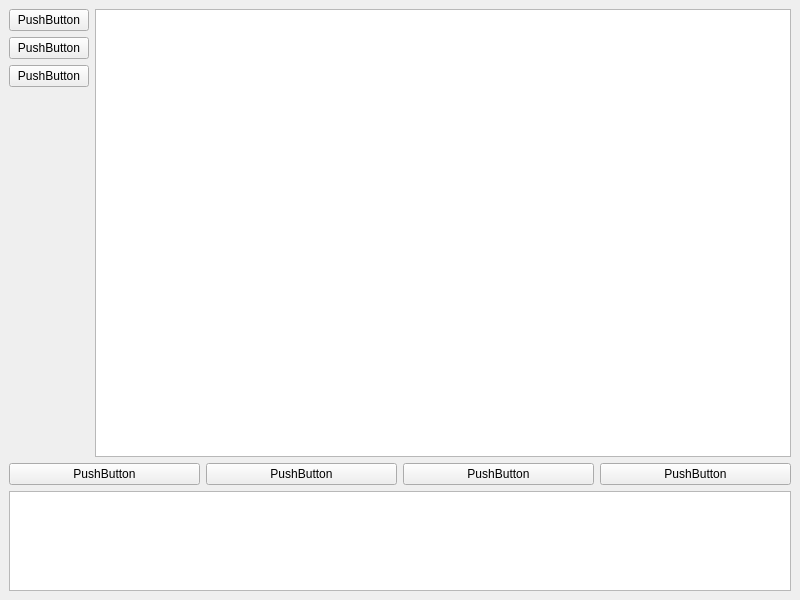
<?xml version="1.0" encoding="UTF-8"?>
<ui version="4.0">
 <class>JournalWindow</class>
 <widget class="QMainWindow" name="JournalWindow">
  <property name="geometry">
   <rect>
    <x>0</x>
    <y>0</y>
    <width>800</width>
    <height>600</height>
   </rect>
  </property>
  <property name="windowTitle">
   <string>JournalWindow</string>
  </property>
  <widget class="QWidget" name="centralwidget">
   <layout class="QGridLayout" name="gridLayout">
    <item row="0" column="0">
     <layout class="QVBoxLayout" name="verticalLayout">
      <item>
       <widget class="QPushButton" name="pushButton_2">
        <property name="text">
         <string>PushButton</string>
        </property>
       </widget>
      </item>
      <item>
       <widget class="QPushButton" name="pushButton_3">
        <property name="text">
         <string>PushButton</string>
        </property>
       </widget>
      </item>
      <item>
       <widget class="QPushButton" name="pushButton">
        <property name="text">
         <string>PushButton</string>
        </property>
       </widget>
      </item>
      <item>
       <spacer name="verticalSpacer">
        <property name="orientation">
         <enum>Qt::Vertical</enum>
        </property>
        <property name="sizeHint" stdset="0">
         <size>
          <width>20</width>
          <height>40</height>
         </size>
        </property>
       </spacer>
      </item>
     </layout>
    </item>
    <item row="0" column="1">
     <layout class="QVBoxLayout" name="verticalLayout_2">
      <item>
       <widget class="QTableView" name="tableView">
        <property name="sizePolicy">
         <sizepolicy hsizetype="Expanding" vsizetype="Expanding">
          <horstretch>0</horstretch>
          <verstretch>0</verstretch>
         </sizepolicy>
        </property>
       </widget>
      </item>
     </layout>
    </item>
    <item row="1" column="0" colspan="2">
     <layout class="QVBoxLayout" name="verticalLayout_3">
      <item>
       <layout class="QHBoxLayout" name="horizontalLayout">
        <item>
         <widget class="QPushButton" name="pushButton_5">
          <property name="text">
           <string>PushButton</string>
          </property>
         </widget>
        </item>
        <item>
         <widget class="QPushButton" name="pushButton_6">
          <property name="text">
           <string>PushButton</string>
          </property>
         </widget>
        </item>
        <item>
         <widget class="QPushButton" name="pushButton_7">
          <property name="text">
           <string>PushButton</string>
          </property>
         </widget>
        </item>
        <item>
         <widget class="QPushButton" name="pushButton_4">
          <property name="text">
           <string>PushButton</string>
          </property>
         </widget>
        </item>
       </layout>
      </item>
      <item>
       <widget class="QTableView" name="tableView_2">
        <property name="sizePolicy">
         <sizepolicy hsizetype="Expanding" vsizetype="Maximum">
          <horstretch>0</horstretch>
          <verstretch>0</verstretch>
         </sizepolicy>
        </property>
        <property name="maximumSize">
         <size>
          <width>16777215</width>
          <height>100</height>
         </size>
        </property>
       </widget>
      </item>
     </layout>
    </item>
   </layout>
  </widget>
  <widget class="QMenuBar" name="menubar">
   <property name="geometry">
    <rect>
     <x>0</x>
     <y>0</y>
     <width>800</width>
     <height>22</height>
    </rect>
   </property>
  </widget>
 </widget>
 <resources/>
 <connections/>
</ui>
